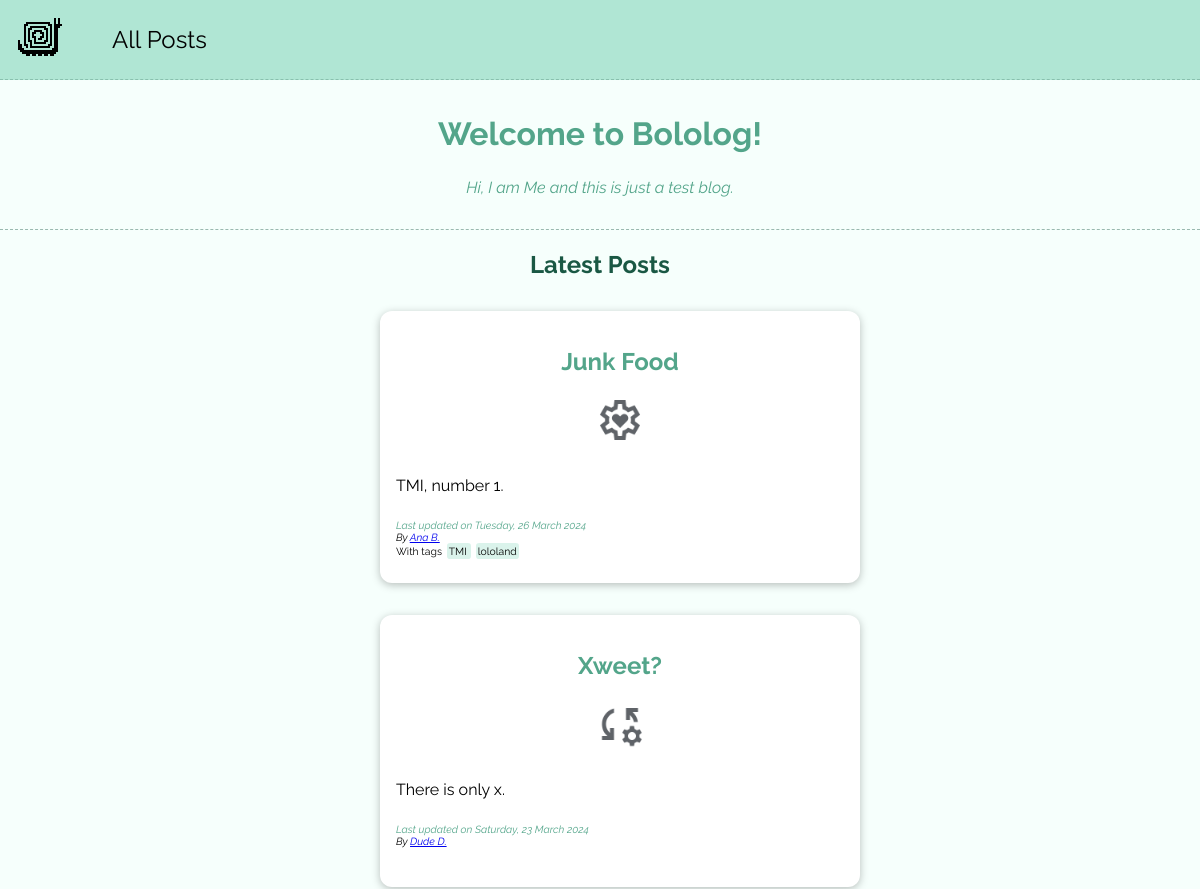
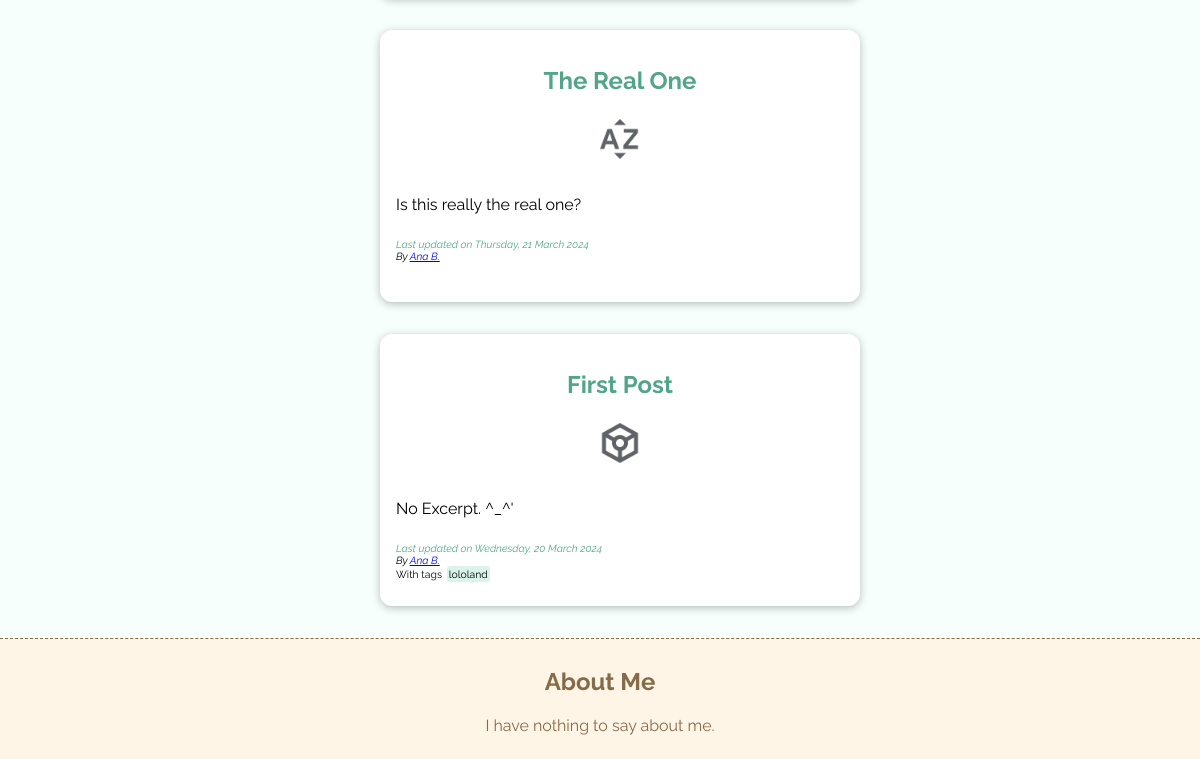
/posts/, run on an earlier commit of the app's database (2 pictures, top to bottom).
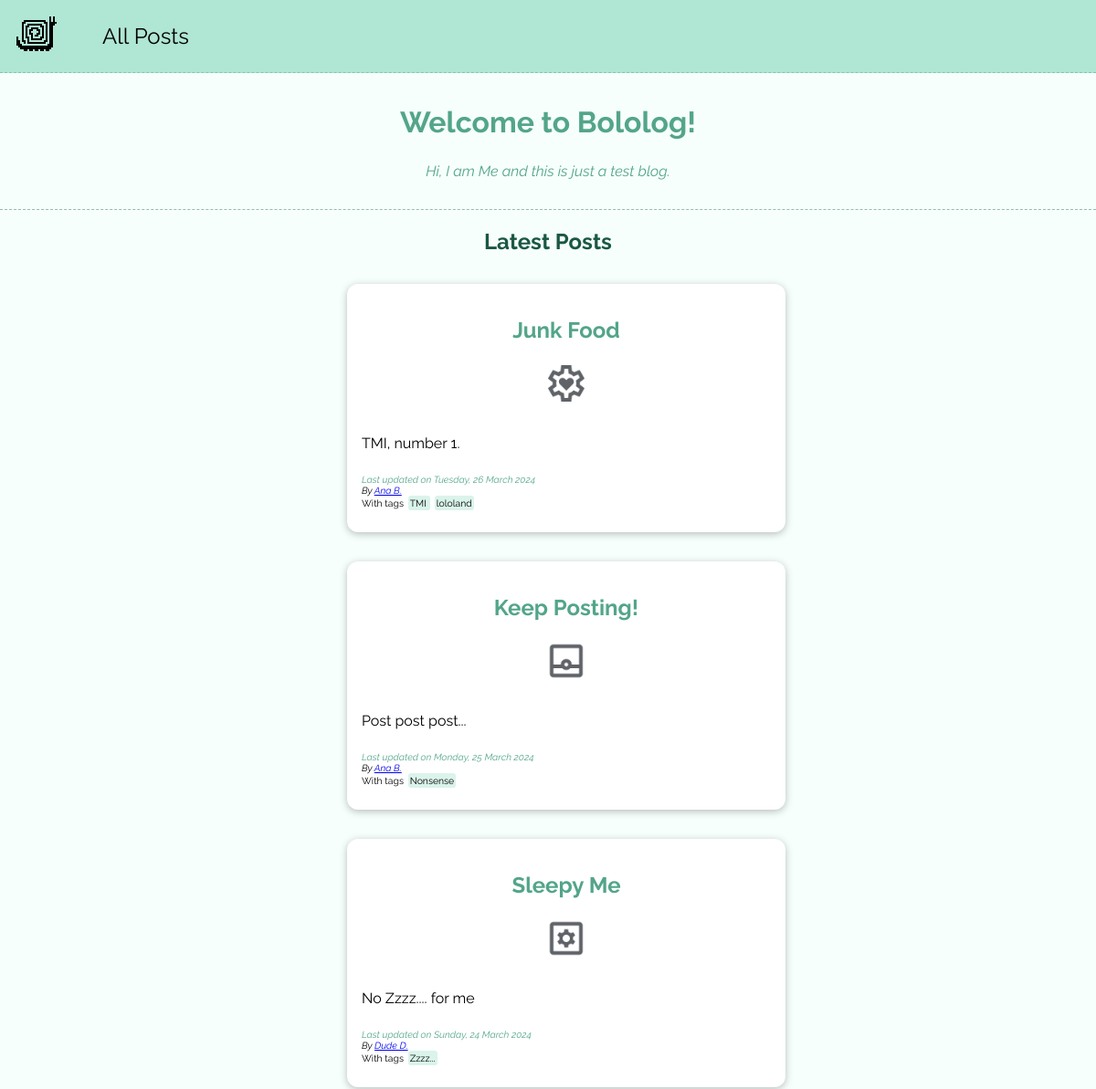
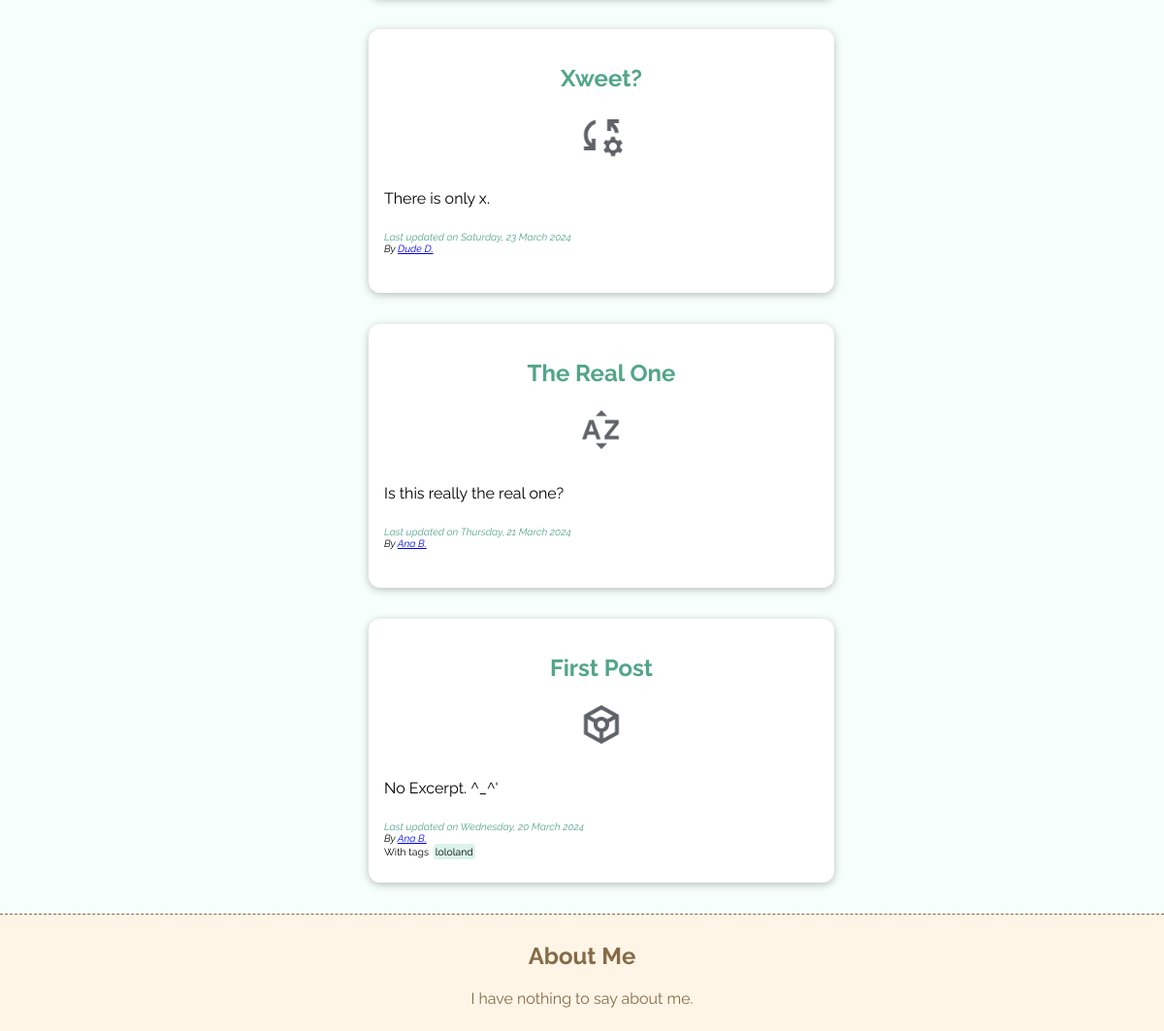
And on a later commit of the database (2 pictures, top to bottom).
### blog/models.py (models this page shows, shortened)
class Post(models.Model):
    title = models.CharField(max_length=200, blank=False)
    author = models.ForeignKey(Author, on_delete=models.SET_NULL, null=True, related_name="posts")
    date = models.DateField(auto_now=False, blank=False)
    slug = models.SlugField(unique=True)
    image = models.ImageField(upload_to='images', default="default.png")
    excerpt = models.CharField(max_length=500,blank=True)
    content = models.TextField(blank=False)
    tags = models.ManyToManyField(Tag, blank=True)
    def tags_as_list(self):
        return self.tags.all()
    def has_tags(self):
        return len(self.tags_as_list()) > 0

class Author(models.Model):
    first_name = models.CharField(max_length=200, blank=False)
    last_name = models.CharField(max_length=200, blank=False)
    email_address = models.EmailField(blank=True)
    def full_name(self):
        return f"{self.first_name} {self.last_name}"

class Tag(models.Model):
    caption = models.CharField(max_length=100, blank=False)

### blog/views.py (the view)
# urls.py: path('posts/', views.AllPostsView.as_view(), name='all-posts'),
class AllPostsView(ListView):
    template_name = 'blog/index.html'
    model = Post
    context_object_name = 'post_list'
    def get_queryset(self):
        queryset = super().get_queryset()
        return queryset.order_by('-date')

### blog/templates/blog/index.html (shortened to what this page needs)
{% extends 'base.html' %}
{% load static %}
{% block style_links %}
    <link rel="stylesheet" href="{% static 'blog/styles/index.css' %}" />
{% endblock %}
{% block content %}
    <section id="welcome-block">
        <header>
            <h1>Welcome to Bololog!</h1>
        </header>
        <p>Hi, I am Me and this is just a test blog.</p>
    </section>
    <hr>
    <section class="post-list">
        <h1>Latest Posts</h1>
        <ul>
            {% for post in post_list %}
                {% include 'blog/includes/post_preview.html' %}
            {% endfor %}
        </ul>
    </section>
    <section id="about">
        <h2>About Me</h2>
        <p>I have nothing to say about me.</p>
    </section>
{% endblock %}

### blog/templates/blog/includes/post_preview.html
{% load static %}
<li>
    <article class="post">
        <h2 class="post-title"><a href="{% url 'post' post.slug %}">{{ post.title }}</a></h2>
        <img class="post-preview-avatar" src="{{ post.image.url }}" alt="{{ post.title }}" />
        <p class="post-preview">{{ post.excerpt }}</p>
        <div class="post-preview-time">Last updated on <time>{{ post.date|date:"l, d F Y" }}</time></div>
        <address class="post-preview-address">
            By <a href="mailto:{{ post.author.email_address }}">{{ post.author.full_name }}</a>
        </address>
        {% if post.has_tags %}
            <div class="post-tags">With tags {% for tag in post.tags_as_list %} <span class="tag-span"> {{ tag.caption }} </span> {% endfor %}</div>
        {% endif %}
    </article>
</li>

What changed in the data, as far as the page shows it:
added Post: title "Keep Posting!", image (picture), excerpt "Post post post...", date "Monday, 25 March 2024", author.full_name "Ana B."
now on this page (row unchanged): Tag: caption "Nonsense", shown under "Keep Posting!"
added Post: title "Sleepy Me", image (picture), excerpt "No Zzzz.... for me", date "Sunday, 24 March 2024", author.full_name "Dude D."
added Tag: caption "Zzzz...", shown under "Sleepy Me"
